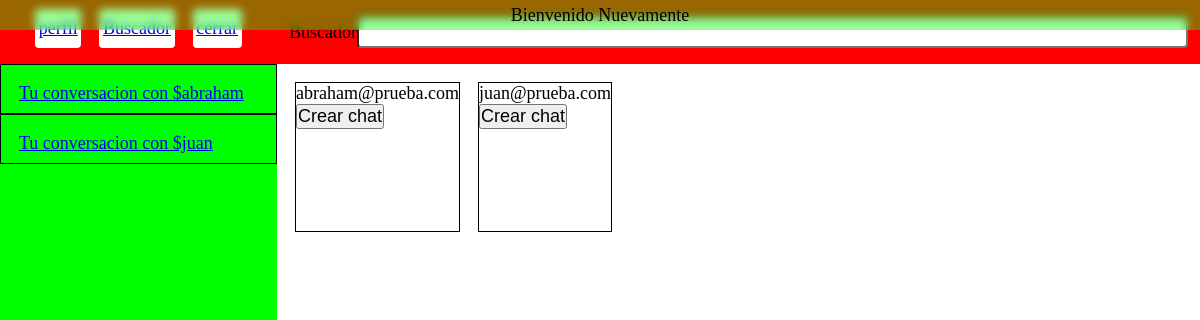
Screenshot of /sitio/index.php?s=chats (signed in) with the database file from the repository.
### tables this page shows
CREATE TABLE `usuarios` (
  `id_usuarios` int(11) NOT NULL,
  `username` varchar(45) DEFAULT NULL,
  `password` varchar(255) NOT NULL,
  `email` varchar(255) NOT NULL,
  `ultima_conexion` datetime NOT NULL
);

### sitio/clases/modelos/Chat.php (called while the page is built, shortened)
<?php
class Chat extends Modelo {
    private int $id_chats;
    public function traerChatsDelUsuario($usuario_id)
    {
        $db = DB::getConexion();
        $query = "SELECT c.*
        FROM chats c
        INNER JOIN chats_de_usuarios cu ON c.id_chats = cu.fk_chats
        WHERE cu.fk_usuarios = :usuario_id;";
        $stmt = $db->prepare($query);
        $stmt->execute(['usuario_id' => $usuario_id]);
        $stmt->setFetchMode(PDO::FETCH_CLASS,static::class);
        return $stmt->fetchAll();
    }
    public function traerUsuariosDelChat($chat_id):array
    {
        $db = DB::getConexion();
        $query = "SELECT * FROM `chats_de_usuarios` WHERE fk_chats = :fk_chats;";
        $stmt = $db->prepare($query);
        $stmt->execute(['fk_chats' => $chat_id]);
        return $stmt->fetchAll(PDO::FETCH_COLUMN, 1);
    }
    public function getIdChats(): int {
        return $this->id_chats;
    }
}

### sitio/clases/modelos/Modelo.php (called while the page is built, shortened)
<?php
class Modelo{
    protected string $tabla = "";
    protected string $clavePrimaria = "";
    public function todo():array{
        $db = DB::getConexion();
        $query = "SELECT * FROM " . $this->tabla;
        $stmt = $db->prepare($query);
        $stmt->execute();
        $stmt->setFetchMode(PDO::FETCH_CLASS,static::class);
        return $stmt->fetchAll();
    }
    public function porId(int $id): ?static {
        $db = DB::getConexion();
        $query = "SELECT * FROM " . $this->tabla . "
        WHERE " . $this->clavePrimaria . " = ?";
        $stmt = $db->prepare($query);
        $stmt->execute([$id]);
        $stmt->setFetchMode(PDO::FETCH_CLASS, static::class);
        $instancia = $stmt->fetch();
        return $instancia;
    }
}

### sitio/clases/auth/Auth.php (called while the page is built, shortened)
<?php
  require_once __DIR__ . '/../modelos/Usuarios.php';
class Auth{
    public function getUsuarios(): ?Usuarios{
        return (new Usuarios)->porId($_SESSION['id_usuarios']);
    }
}

### sitio/clases/modelos/Usuarios.php (called while the page is built, shortened)
<?php
class Usuarios extends Modelo{
    private int $id_usuarios;
    private ?string $username;
    private string $email;
    public function getIdUsuarios(): int {
        return $this->id_usuarios;
    }
    public function getUsername(): string {
        return $this->username;
    }
    public function getEmail(): string {
        return $this->email;
    }
}

### sitio/secciones/chats.php (the view, shortened to what this page needs)
<?php
$vistaInterna = $_GET['ss'] ?? 'buscador';
    $usuarios = (new Usuarios)->todo();
    $idUsuarioAutenticado = (new Auth)->getUsuarios()->getIdUsuarios();
    $claseChats = (new Chat);
    $chats = $claseChats->traerChatsDelUsuario($idUsuarioAutenticado);
?>
<section id="chats">
    <article class="chats">
    <nav class="menu">
            <ul>
                <li>
                    <a href="index.php?s=profile">perfil</a>
                </li>
                <li>
                    <a href="index.php?s=chats&ss=buscador">Buscador</a>
                </li>
                <li>
                    <a href="acciones/cerrar-session.php">cerrar</a>
                </li>
            </ul>
        </nav>
        <ul>
            <?php foreach ($chats as $chat):?>
                <li class="chat">
                    <a href="http://localhost/chatLand/sitio/index.php?s=chats&ss=chat&id=<?=$chat->getIdChats();?>">
                        <?php
                            $usuariosDelChat = $claseChats->traerUsuariosDelChat($chat->getIdChats());
                            foreach ($usuariosDelChat as $usuario) {
                                if ($usuario !== $idUsuarioAutenticado) {
                                    echo 'Tu conversacion con '. (new Usuarios)->porId($usuario)->getUsername();
                                }
                            }
                        ?>
                    </a>
                </li>
            <?php endforeach;?>
        </ul>
    </article>
    <article class="principal-article">
        <?php
        require_once __DIR__ . '/' . $vistaInterna . '.php';
        ?>
    </article>
</section>

### sitio/secciones/buscador.php (shortened to what this page needs)
<form action="" method="get" class="buscador">
    <label for="buscador">Buscador</label>
    <input type="text" name="buscador" >
</form>
<div class="otros-users">
<?php foreach ($usuarios as $usuario):?>
    <?php if ((new Auth)->getUsuarios()->getEmail() !== $usuario->getEmail()):?>
        <div class="usuario">
        <?= $usuario->getEmail()?>
            <form action="acciones/crear-chat.php" method="post">
                <button type="submit">Crear chat</button>
            </form>
        </div>
    <?php endif;?>
<?php endforeach;?>
</div>

### sitio/css/estilos.css (style rules this page uses)
* { margin: 0; padding: 0; box-sizing: border-box; font-size: 18px; }
#chats { display: flex; height: 100vh; }
#chats .menu, .buscador,.chat-footer { background-color: #ff0000; height: 8vh; width: 100%; }
#chats .menu>ul { display: flex; justify-content: center; align-items: center; list-style: none; }
#chats .menu>ul>li { margin: .5em; }
#chats .menu>ul>li>a { background-color: #fff; padding: .5em .2em; border-radius: 4px; display: flex; justify-content: center; align-items: center; }
#chats>.chats { background-color: #00ff00; width: 30vw; }
#chats>.chats .chat { padding: 1em; border: 1px solid black; height: 50px; }
#chats>.principal-article { width: 100%; background-color: #fff; display: flex; flex-direction: column; justify-content: space-between; align-items: center; }
#chats>.principal-article form[class="buscador"] { display: flex; justify-content: center; align-items: center; }
#chats>.principal-article form[class="buscador"] input { width: 90%; border-radius: 4px; padding: .2em; }
.otros-users { height: 92vh; width: 100%; display: flex; flex-wrap: wrap; padding: 1em .5em; }
#chats>.principal-article .usuario { border: 1px solid black; max-width: 20%; height: 150px; margin: 0 .5em .5em .5em; }

### rows the page displays
usuarios: username "$abraham", email "abraham@prueba.com"
usuarios: username "$juan", email "juan@prueba.com"

### other values shown
$_SESSION['mensajeExito'] "Bienvenido Nuevamente"
